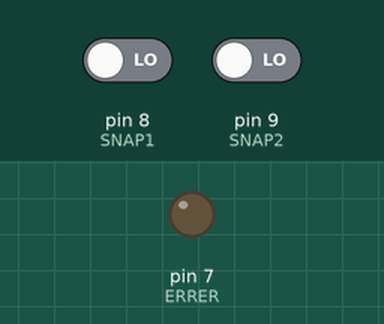
Recording of a sketch running on a simulated Arduino Uno, built with avr-gcc and run on an emulated ATmega328P. Parts: output pins drawn as LEDs (lit = HIGH). The inputs (shaded band) are chosen by the test bench; at power-on: pin 8 (SNAP1) LOW, pin 9 (SNAP2) LOW.

Above: at 1.8 s.
1.9 s: pin 8 (SNAP1) driven HIGH and pin 9 (SNAP2) driven HIGH
At 2.4 s:
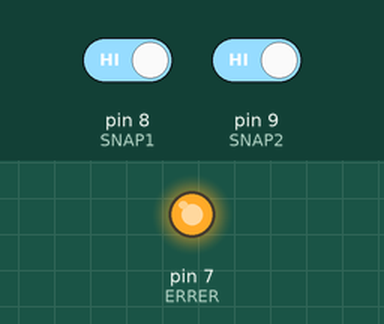
4.9 s: pin 8 (SNAP1) driven LOW
At 6.2 s:
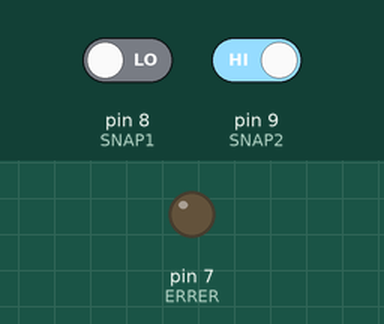
6.5 s: pin 8 (SNAP1) driven HIGH
At 6.9 s:
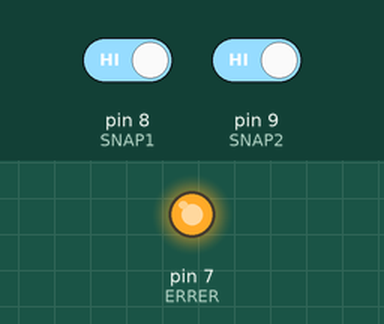
9.5 s: pin 9 (SNAP2) driven LOW
At 9.9 s:
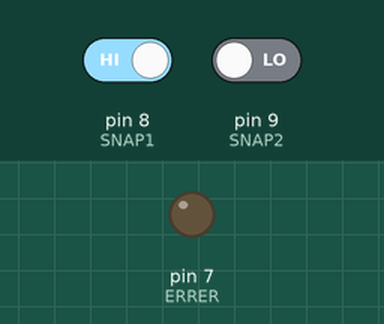
Timing chart, 0 to 12.0 s (numbered marks = the images above; inputs shaded):
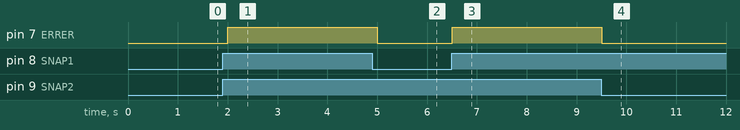

Measured:
- after the input at 1.9 s, pin 7 (ERRER): LOW → HIGH after 0.10 s
- after the input at 4.9 s, pin 7 (ERRER): HIGH → LOW after 0.10 s
- after the input at 6.5 s, pin 7 (ERRER): LOW → HIGH at once
- after the input at 9.5 s, pin 7 (ERRER): HIGH → LOW at once

The sketch:

Github1_Master1.2.ino
```cpp
//serial monitor set to NL &CR and 38400
#include <SoftwareSerial.h>

#define BT_NAME   "BT_Master"

#define SLAVE_ADDRESS "98d3,31,F65CE0"  //98d3:F65CE0

const int SNAP1=8; //master pin 8 has NC SNAP sensor on it
const int SNAP2=9; //master pin 9 has NC Snap sensor on it
const int ERRER=7;


SoftwareSerial mySerial(2, 3); // RX, TX pins

//digitalWrite(LED,LOW); //start with LED off

void setup()
{
  pinMode(SNAP1,INPUT); //Snap sensor will receive a 3.3v or GND
  pinMode(SNAP2,INPUT); //second socket tray
  pinMode(ERRER,OUTPUT); //socket tray will show that there
  Serial.begin(38400);

  mySerial.begin(38400);
  //Serial.println("Arduino Sender");

//Below are commands for setting up HC-05
//  mySerial.print("AT\r\n");
//  updateSerial();
//  delay(200);
//  mySerial.print("AT+RMAAD\r\n");
//  updateSerial();
//  delay(200);
//  mySerial.print("AT+ROLE=1\r\n");
//  updateSerial();
//  delay(200);
//  mySerial.print("AT+NAME="+String(BT_NAME)+"\r\n");
//  updateSerial();
//  delay(200);
//  mySerial.print("AT+PSWD=\"1234\"\r\n");
//  updateSerial();
//  delay(200);
//  mySerial.print("AT+BIND="+String(SLAVE_ADDRESS)+"\r\n");
//  updateSerial();
//  delay(200);
//  mySerial.print("AT+UART=38400,0,0\r\n");
//  updateSerial();
//  delay(500);
//  mySerial.print("AT+UART?\r\n");
//  //updateSerial();
//  delay(200);
//}
//
//void updateSerial(void)
//{
}

void loop()
{
//below is used to RECEIVE code from Slave---->Not necessary for this application
//  if (mySerial.available())
//      Serial.write(mySerial.read());


//sets up loop's variables
int s1=digitalRead(SNAP1); //read and save data
int s2=digitalRead(SNAP2); //could this part be put into void setup()?
int error=(s1+s2); //sum of all


//Error control and Sending which socket is chosen
  if (error>1) //coding for errors. If more than 1 signal is receive. Flash the error
    {
      digitalWrite(ERRER, HIGH); //Light RED LED on pin 7 if more than one socket is removed
      delay(500); //flash half a second
      digitalWrite(ERRER, LOW); //turn it back off
    }
  else //here we will check each state. a=1, b=2, and c=clear
    {
          if (s1=1) //if socket value is high, send message to signal TCR
            {
              mySerial.write('a');
              delay(500);
              mySerial.write('c');
            }
          else if (s2=1)
          {
            mySerial.write('a');
            delay(500);
            mySerial.write('c');
          }
          else //if no socket is taken out, send the ideal signal to TCR
          {
            mySerial.write('c');
            delay(500);
          }
    }


    //below is used to SEND code to Slave------> this shouldn't be needed since code has individual write statements
//  if (Serial.available()) //sends anything available
//    mySerial.write(Serial.read());


}
```
